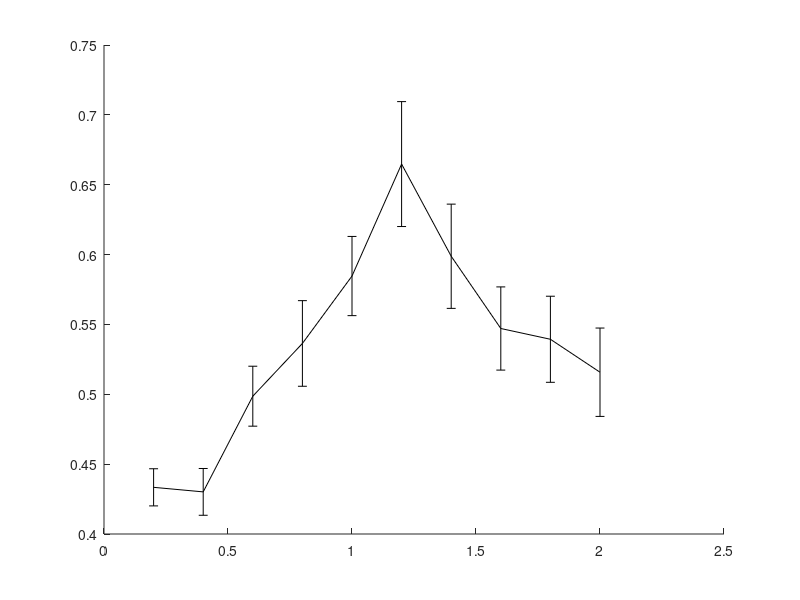

This chart was generated by the following MATLAB code: (Note: this script raises an error after producing the figure.)
% Benchmark_RRT_envI_w_rB.txt - Vanilla use of PCA
% Benchmark_RRT_envI_w_rB_2.txt - Included the NN in the PCA computation

% last updated: 12/11/17

clear all
clc

%%
planners = {'BiRRT','RRT'};
plannerType = planners{2};
switch plannerType
    case 'BiRRT'
        D = load('Benchmark_CBiRRT_rB.txt');
    case 'RRT'
        D{1} = load('Benchmark_RRT_wo_rB.txt');
        D{2} = load('Benchmark_RRT_wo_rB.txt');
        fprintf('Failures: \t%.1f %% \n', 100-sum(D{1}(:,2))/size(D{1},1)*100);
        D{1} = D{1}(D{1}(:,2)==1,:);
        D{2} = D{2}(D{2}(:,2)==1,:);
end

%%
disp(['Results for ' plannerType ':']);

%%

for j = 1:size(D,2)
    
    r{j} = sort(unique(D{j}(:,1)));
    for i = 1:length(r{j})
        M = D{j}(D{j}(:,1)==r{j}(i), 1:end);
        t{j}(i) = mean(M(:,4));
        t_ste{j}(i) = std(M(:,4))/sqrt(size(M,1));
    end
    
    [tmin(j), im(j)] = min(t{j});
end

%%
h = figure(1);
clf
errorbar(r{1},t{1},t_ste{1},'-k','linewidth',2);
hold on
errorbar(r{2},t{2},t_ste{2},'--k','linewidth',2);
hold off
ylabel('mean runtime [msec]');

xlabel('max. local-connection distance');
% xlim([0 6]);
% xlim([min(rd) max(rd)]);

